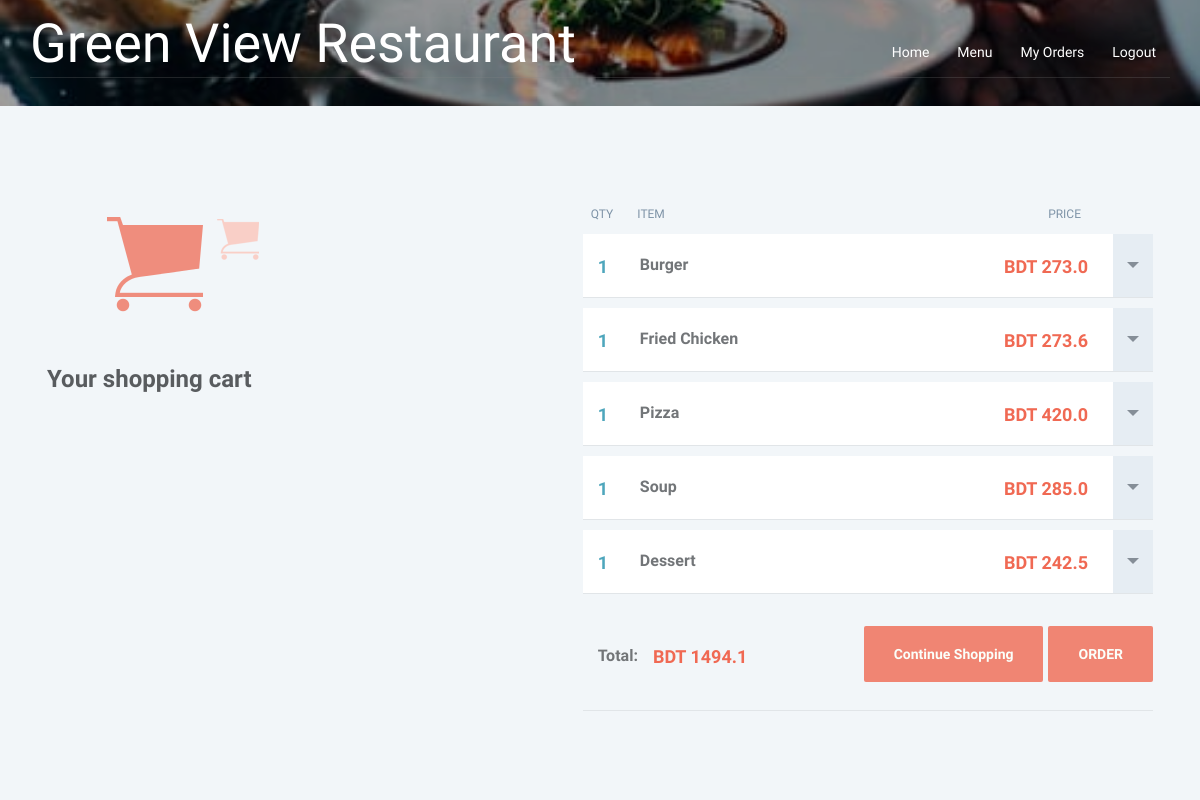
The app's page /cart/ (signed in), older data.
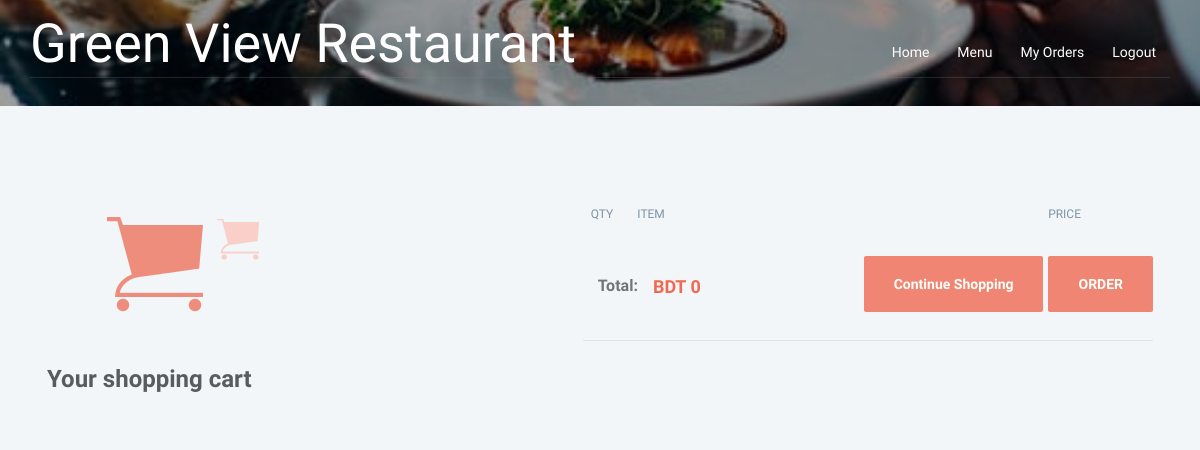
The same page, newer data.
### hotel/models.py (models this page shows, shortened)
class Cart(models.Model):
    quantity = models.IntegerField(default=1)
    food = models.ForeignKey(Food, on_delete=models.CASCADE)
    user = models.ForeignKey(User, on_delete=models.CASCADE)

class Food(models.Model):
    bengali = 'Bengali'
    thai = 'Thai'
    chinese = 'Chinese'
    indian = 'Indian'
    italian = 'Italian'
    COURSE = (
        (bengali, bengali),
        (thai, thai),
        (chinese, chinese),
        (indian, indian),
        (italian, italian),
    )
    disabled = 'Disabled'
    enabled = 'Enabled'
    STATUS = (
        (disabled, disabled),
        (enabled, enabled),
    )
    name = models.CharField(max_length=250)
    course = models.CharField(max_length = 50, choices = COURSE)
    status = models.CharField(max_length=50, choices=STATUS)
    content_description = models.TextField()
    ingradients = models.TextField()
    base_price = models.FloatField()
    sale_price = models.FloatField(default=base_price)
    discount = models.DecimalField(default=0, decimal_places=2, max_digits=5)
    image = models.FileField(blank=True, null =True)
    num_order = models.IntegerField(default=0)

### hotel/views.py (the view)
# urls.py: url(r'^cart/$', views.cart, name='cart'),
@login_required
def cart(request):
    user = User.objects.get(id=request.user.id)
    items = Cart.objects.filter(user=user)
    total = 0
    for item in items:
        total += item.food.sale_price
    return render(request, 'cart.html', {'items': items, 'total':total})

### hotel/templates/cart.html (shortened to what this page needs)
{% load static %}
{% include "includes/landing_top.html" %}
{% load mathfilters %}
<body>
	<div  class="bg-img">
		{% include "includes/banner1.html" %}
	</div>
        <div style="height:100px;"></div>
		<div class="container text-center">
			<div class="col-md-5 col-sm-12">
				<div class="bigcart"></div>
				<h1>Your shopping cart</h1>
			</div>
			<div class="col-md-7 col-sm-12 text-left">
				<ul>
					<li class="row list-inline columnCaptions">
						<span>QTY</span>
						<span>ITEM</span>
						<span>Price</span>
					</li>
                    {% for item in items %}
					<li class="row">
						<span class="quantity">{{item.quantity}}</span>
						<span class="itemName">{{item.food.name}}</span>
                        <span class="popbtn"><a class="arrow" id="{{item.id}}"></a></span>
                        <span class="price">BDT {{ item.food.sale_price|mul:item.quantity }}</span>
                    </li>
                    {% endfor %}
                    <li class="row totals">
						<span class="itemName">Total:</span>
						<span class="price">BDT {{total}}</span>
						<span class="order"> <a class="text-center" href="{% url 'hotel:placeOrder' %}">ORDER</a></span>
						<span class="order"> <a class="text-center" href="{% url 'hotel:menu' %}">Continue Shopping</a></span>
					</li>
				</ul>
			</div>
		</div>
	</body>
</html>

### hotel/templates/includes/landing_top.html (shortened to what this page needs)
{% load static %}
<!DOCTYPE html>
<html>
<head>
<link href="{% static 'dist/css/bootstrap.css' %}" rel="stylesheet" type="text/css" media="all" />
<link rel="stylesheet" href="{% static 'dist/css/style.css' %}" type="text/css" media="all" />
<link href="{% static 'dist/css/font-awesome.css' %}" rel="stylesheet">
<link rel="stylesheet" type="text/css" href="{% static 'assets/css/custom.css' %}"/>
</head>

### hotel/templates/includes/banner1.html (shortened to what this page needs)
{% load static %}
{% load active_link_tags %}
        <div class="banner code-banner">
			<div class="container">
				<div class="header">
					<div class="logo">
						<h1><a href="{% url 'hotel:index' %}">Green View Restaurant</a></h1>
					</div>
					<div class="top-nav">
						<nav class="navbar navbar-default">
							<div class="collapse navbar-collapse" id="bs-example-navbar-collapse-1">
								<ul class="nav navbar-nav">
									<li><a href="{% url 'hotel:index' %}">Home</a></li>
									<li><a href="{% url 'hotel:menu' %}" >Menu</a></li>
									{% if request.user.is_superuser %}
									<li><a href="{% url 'hotel:dashboard_admin' %}" >Dashboard</a></li>
									<li><a href="{% url 'logout' %}" >Logout</a></li>
									{% elif user.is_authenticated %}
									<li><a href="{% url 'hotel:my_orders' %}" >My Orders</a></li>
									<li><a href="{% url 'logout' %}" >Logout</a></li>
									{% else %}
									<li><a href="{% url 'login' %}">Login</a></li>
									<li><a href="{% url 'signup' %}" >Register</a></li>
									{% endif %}
									<div class="clearfix"> </div>
								</ul>
							</div>
						</nav>
					</div>
					<div class="clearfix"> </div>
				</div>
			</div>
		</div>

### hotel/static/assets/css/custom.css (style rules this page uses)
body { font-size : 14px; background-color: #f2f6f9; }
ul { list-style-type: none; }
.navbar { background-color: #4ea6bc; padding: 15px ; border-radius: 0; margin: 0; }
.container.text-center { padding: 0 32px; }
.col-md-5.col-sm-12 { padding: 0; }
.col-md-5.col-sm-12 h1 { color: #595c5f; font-size: 24px; font-weight: bold; margin-bottom:30px; text-align: left; }
.bigcart { background:url(../images/sprite.png); background-position: 0px 11px; background-repeat:no-repeat; width: 155px; height: 120px; margin:0 0 40px 60px; }
.col-md-7.col-sm-12 { padding-left: 50px ; margin-bottom: 72px; }
.row { box-shadow: 0 1px 0 #e1e5e8; padding-bottom :0; padding-left: 15px; background-color: #ffffff; margin-bottom: 11px; }
.row span { padding: 20px 0 6px 0; }
.columnCaptions { color: #7e93a7; font-size:12px; text-transform: uppercase; padding: 0; box-shadow: 0 0 0; background-color: #f2f6f9; }
.columnCaptions span:first-child { padding-left:8px; }
.columnCaptions span { padding: 0 21px 0 0; }
.columnCaptions span:last-child { float: right; padding-right: 72px; }
.itemName { color: #727578; font-size :16px; font-weight: bold; float: left; padding-left:25px; }
.price { color: #f06953; font-size :18px; font-weight: bold; float: right; }
.totals { background-color: #f2f6f9; }
.totals span { padding: 40px 15px 40px 0; }
.totals .price { float: left; }
.totals .itemName { margin-top: 1px; }
.totals .order { float: right; padding: 0; margin-top: 40px; padding-left: 5px; cursor: pointer; }
.order a { background-color: #f08573; color: #fbfffa; font-weight: bold; border-radius: 2px; padding: 20px 30px; }

Row changes from the older to the newer data that the page shows:
removed Cart: quantity "1", food.name "Burger", food.sale_price|mul "273.0"
removed Cart: quantity "1", food.name "Fried Chicken", food.sale_price|mul "273.6"
removed Cart: quantity "1", food.name "Pizza", food.sale_price|mul "420.0"
removed Cart: quantity "1", food.name "Soup", food.sale_price|mul "285.0"
removed Cart: quantity "1", food.name "Dessert", food.sale_price|mul "242.5"
Text that changed along with them:
{{ total }}: "1494.1" → "0"
